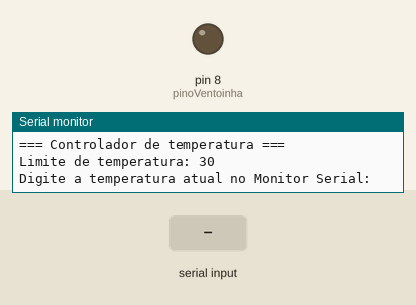
This program was run on a simulated Arduino Uno, built with avr-gcc and run on an emulated ATmega328P. Parts: output pins drawn as LEDs (lit = HIGH), the last lines printed to the serial monitor. The inputs (shaded band) are chosen by the test bench.

Above: at 1.2 s.
1.3 s: "90,45\n" received over Serial
At 2.5 s:
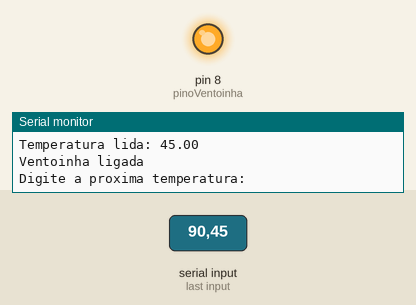
2.8 s: "5\n" received over Serial
At 3.9 s:
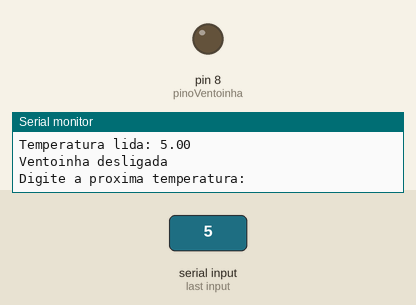
4.3 s: "30,150\n" received over Serial
At 5.0 s:
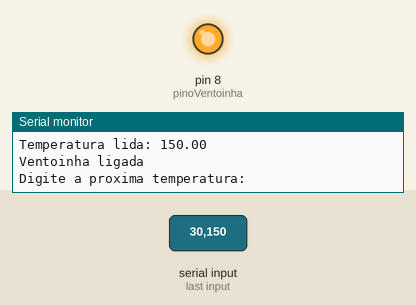
Timing chart, 0 to 7.3 s (numbered marks = the images above; inputs shaded):
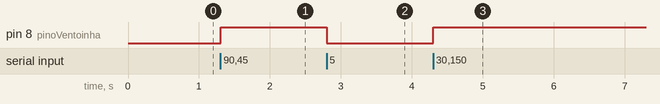

The program:

main.cpp
```cpp
#include <Arduino.h>

float temperatura_atual; // No Arduino, 'float' e 'double' têm a mesma precisão na maioria das placas (como o Uno)
const int limite_temperatura = 30;
bool ventoinha_ligada = false;


const int pinoVentoinha = 8; // Opcional: pino físico onde a ventoinha (ou LED) estaria conectada

void setup() {

  Serial.begin(9600);   // Inicia a comunicação serial com o computador a 9600 bits por segundo
  pinMode(pinoVentoinha, OUTPUT);

  Serial.println("=== Controlador de temperatura ===");
  Serial.print("Limite de temperatura: ");
  Serial.println(limite_temperatura);
  Serial.println("Digite a temperatura atual no Monitor Serial:");
}

void loop() {
  // Verifica se o usuário digitou algo no Monitor Serial
  if (Serial.available() > 0) {
    // Lê o número decimal enviado (substitui o std::cin)
    temperatura_atual = Serial.parseFloat();

    // Limpa caracteres extras como 'Enter' (\n) do buffer
    while (Serial.available() > 0) {
      Serial.read();
    }

    Serial.print("Temperatura lida: ");
    Serial.println(temperatura_atual);

    if (temperatura_atual >= limite_temperatura) {
      ventoinha_ligada = true;
      digitalWrite(pinoVentoinha, HIGH); // Aciona o pino físico
      Serial.println("Ventoinha ligada");
    } else {
      ventoinha_ligada = false;
      digitalWrite(pinoVentoinha, LOW);  // Desliga o pino físico
      Serial.println("Ventoinha desligada");
    }

    Serial.println("\nDigite a proxima temperatura:");
  }
}
```

Measured:
- after the input at 1.3 s, pin 8 (pinoVentoinha): LOW → HIGH at once
- after the input at 2.8 s, pin 8 (pinoVentoinha): HIGH → LOW at once
- after the input at 4.3 s, pin 8 (pinoVentoinha): LOW → HIGH at once
